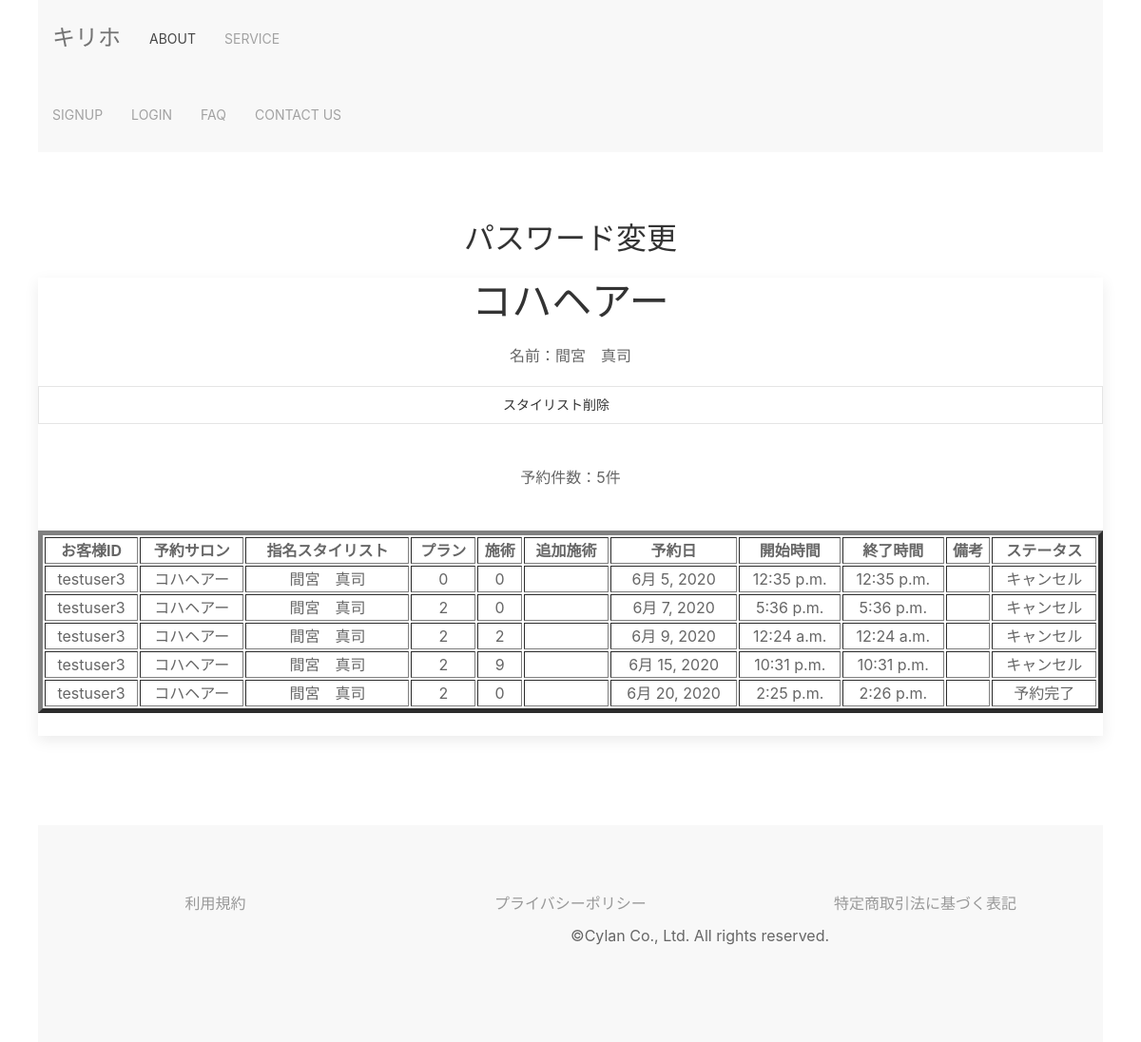
The page /stylist_detail/1/ on the database as committed earlier.
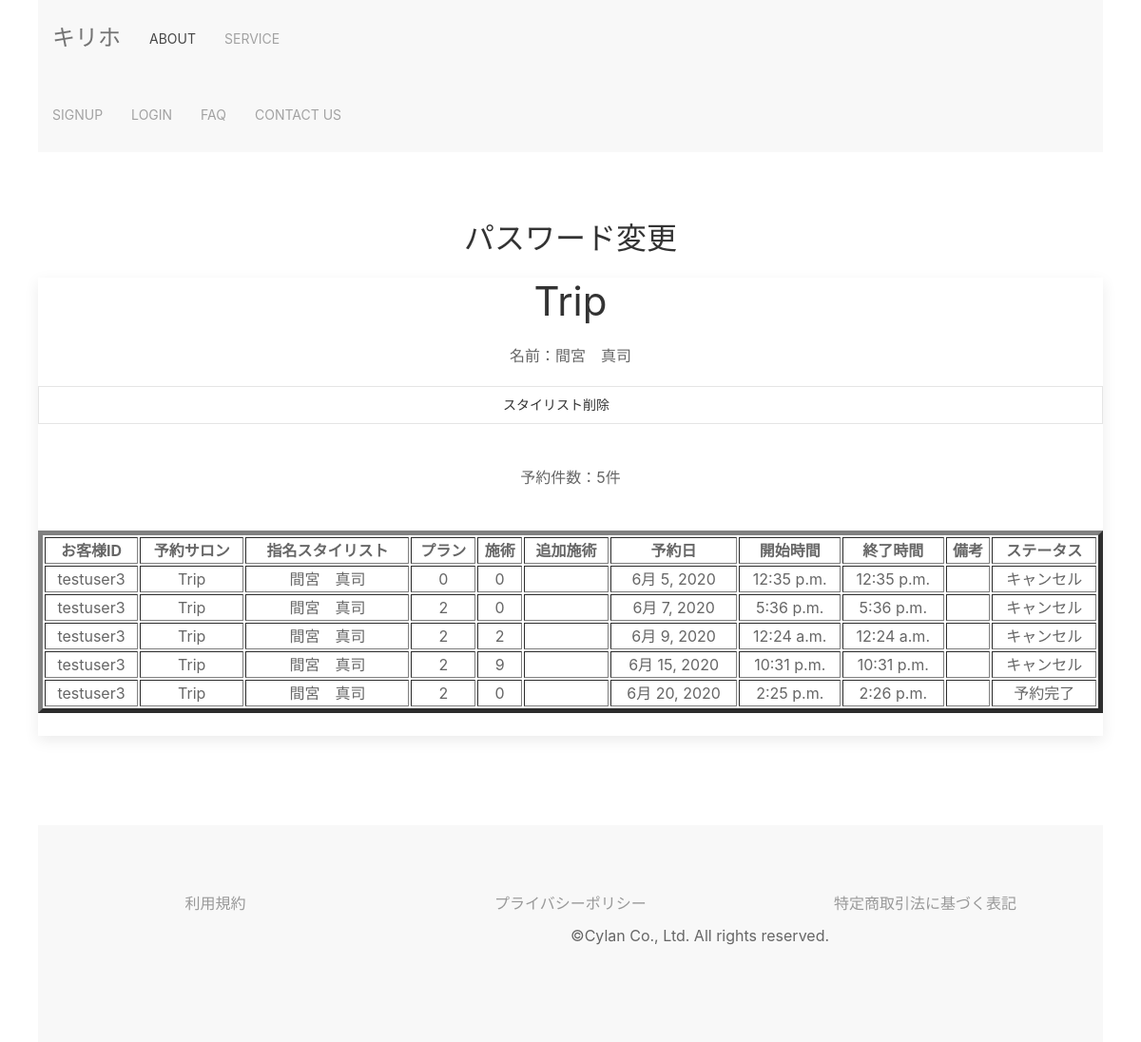
The same page on the database as committed later.
### unlimited/models.py (models this page shows, shortened)
class Stylist(models.Model):
    class Meta:
        db_table = 'stylist'
    affiliation_salon = models.ForeignKey(Salon, verbose_name='所属サロン', on_delete=models.PROTECT)
    stylist_name = models.CharField(verbose_name='名前', max_length=255, blank=False, null=False)
    def __str__(self):
        return self.stylist_name

class Salon(models.Model):
    class Meta:
        db_table = 'salon'
    salon = models.ForeignKey(settings.AUTH_USER_MODEL, verbose_name='サロンID', on_delete=models.PROTECT, null=True,
                              blank=True)
    salon_name = models.CharField(verbose_name='店名', max_length=255, blank=False, null=False)
    salon_email = models.EmailField(verbose_name='店舗メール', null=False,
                                    blank=False, unique=True)
    home_page = models.URLField(verbose_name='ホームページ', unique=True)
    salon_phone_num_regex = RegexValidator(regex=r'^[0-9]+$', message="電話番号は入力必須です。例:09012345678")
    salon_phone_num = models.CharField(verbose_name='店舗電話番号', null=False, unique=True, blank=False,
                                       validators=[salon_phone_num_regex], max_length=15, )
    salon_address = models.CharField(verbose_name='住所', max_length=255, null=False, blank=False)
    business_hours = models.CharField(verbose_name='営業日時', max_length=255)
    cut_prise = models.IntegerField(verbose_name='カット料金', null=False, blank=False)
    color_prise = models.IntegerField(verbose_name='カラー料金', null=False, blank=False)
    mainte_cut_prise = models.IntegerField(verbose_name='メンテナンスカット料金', null=False, blank=False, default=1500)
    mainte_color_prise = models.IntegerField(verbose_name='メンテナンスカラー料金', null=False, blank=False, default=2000)
    def __str__(self):
        return self.salon_name

class Reservation(models.Model):
    STATUS = (
        (0, '予約完了'),
        (1, '済'),
        (2, 'キャンセル'),
        (3, 'ドタキャン')
    )
    class Meta:
        db_table = 'Reservation'
    member = models.CharField(verbose_name='お客様ID', max_length=20)
    salon = models.ForeignKey(Salon, verbose_name='予約サロン', on_delete=models.PROTECT, blank=False, null=False)
    stylist = models.ForeignKey(Stylist, verbose_name='指名スタイリスト', on_delete=models.PROTECT, blank=False, null=False)
    plan = models.IntegerField(verbose_name='選択プラン', choices=PLAN, default=0)
    treatment = models.IntegerField(verbose_name='施術', choices=TREATMENT, default=0)
    add_treat = models.TextField(verbose_name='追加施術', blank=True, max_length=255)
    date = models.DateField(verbose_name='予約日', default=timezone.localtime)
    start = models.TimeField(verbose_name='開始時間', default=timezone.localtime)
    end = models.TimeField(verbose_name='終了時間', default=timezone.localtime)
    remarks = models.TextField(verbose_name='備考', blank=True, max_length=255)
    status = models.IntegerField(verbose_name='状態', choices=STATUS, default=0)

### unlimited/views.py (the view)
# urls.py: path('stylist_detail/<int:pk>/', views.StylistDetail.as_view(), name='stylist_detail'),
class StylistDetail(generic.DetailView):
    model = Stylist
    template_name = 'unlimited/stylist_detail.html'
    def get_context_data(self, **kwargs):
        stylist = self.kwargs['pk']
        reservations = Reservation.objects.filter(stylist=stylist)
        count = Reservation.objects.filter(stylist=stylist).count()
        context = super().get_context_data(**kwargs)
        context.update({
            'reservations': reservations,
            'count': count,
        })
        return context

### unlimited/templates/unlimited/stylist_detail.html
{% extends "unlimited/base.html" %}
{% block content %}
<section class="uk-section uk-section-default uk-text-center">
    <h2 class="uk-heading-line uk-text-center">パスワード変更</h2>
    <div class="uk-card uk-card-large uk-card-default uk-align-center uk-grid-collapse uk-child-width-1-1@s uk-margin" uk-grid>
        <h1>{{ stylist.affiliation_salon }}</h1>
        <p>名前：{{ stylist.stylist_name }}</p>
        <a class="uk-button uk-button-default" href="{% url 'unlimited:stylist_delete' stylist.id %}">スタイリスト削除</a>
        <br />
        <br />
        <p>予約件数：{{ count }}件</p>
        <br />
        <table border="5" width="1000">
            <tr>
                <th>お客様ID</th>
                <th>予約サロン</th>
                <th>指名スタイリスト</th>
                <th>プラン</th>
                <th>施術</th>
                <th>追加施術</th>
                <th>予約日</th>
                <th>開始時間</th>
                <th>終了時間</th>
                <th>備考</th>
                <th>ステータス</th>
            </tr>
            {% for reservation in reservations %}
            <tr>
                <td>{{ reservation.member }}</td>
                <td>{{ reservation.salon }}</td>
                <td>{{ reservation.stylist }}</td>
                <td>{{ reservation.plan }}</td>
                <td>{{ reservation.treatment }}</td>
                <td>{{ reservation.add_treat }}</td>
                <td>{{ reservation.date }}</td>
                <td>{{ reservation.start }}</td>
                <td>{{ reservation.end }}</td>
                <td>{{ reservation.remarks }}</td>
                <td>{{ reservation.get_status_display }}</td>
            </tr>
            {% endfor %}
        </table>
        <br/>
    </div>
</section>
<br/>
{% endblock %}

### unlimited/templates/unlimited/base.html (shortened to what this page needs)
<!doctype html>
<html lang="ja">
<head>
    <link href="/static/css/uikit.min.css" rel="stylesheet">
    <link rel="stylesheet" href="/static/css/style.css">
</head>
<body class="uk-container">
    <nav class="uk-navbar-container navbar" uk-sticky="bottom" uk-navbar="mode: click">
        <div class="uk-navbar-left">
            <a class="uk-navbar-item uk-logo" href="{% url 'unlimited:landing' %}">
                キリホ
            </a>
            <ul class="uk-navbar-nav">
                <li class="uk-active"><a href="#">ABOUT</a></li>
                <li><a href="#">SERVICE</a></li>
            </ul>
        </div>
              {% if user.is_authenticated %}
                {% if user.is_user %}
                    <div class="uk-navbar-right">
                        <ul class="uk-navbar-nav">
                            <li>
                                <a href="{% url 'unlimited:dashboard' user.pk %}">DASHBOARD</a>
                            </li>
                            <li>
                                <a>{{ user.user_name }}</a>
                            </li>
                            <li>
                                <a href="#">SETTING</a>
                                <div class="uk-navbar-dropdown">
                                    <ul class="uk-nav uk-navbar-dropdown-nav">
                                        <li>
                                            <a href="{% url 'unlimited:user_detail' user.pk %}">USER INFO</a>
                                        </li>
                                        <li>
                                            <a href="{% url 'unlimited:user_update' user.pk %}">USER INFO UPDATE</a>
                                        </li>
                                        <li>
                                            <a href="{% url 'unlimited:password_change' %}">PASSWORD CHANGE</a>
                                        </li>
                                        <li>
                                            <a href="{% url 'unlimited:email_change' %}">E-MAIL CHANGE</a>
                                        </li>
                                    </ul>
                                </div>
                            </li>
                            <li>
                                <a href="{% url 'unlimited:logout' %}">LOGOUT</a>
                            </li>
                        </ul>
                    </div>
                {% else %}
                    <div class="uk-navbar-right">
                        <ul class="uk-navbar-nav">
                            <li>
                                <a href="{% url 'unlimited:stylist_list' %}">DASH BOARD</a>
                            </li>
                            <li>
                                <a>{{ user.user_name }}</a>
                            </li>
                            <li>
                                <li>
                                <a href="#">SETTING</a>
                                <div class="uk-navbar-dropdown">
                                    <ul class="uk-nav uk-navbar-dropdown-nav">
                                        <li>
                                            <a href="{% url 'unlimited:user_detail' user.pk %}">USER INFO</a>
                                        </li>
                                        <li>
                                            <a href="{% url 'unlimited:user_update' user.pk %}">USER INFO UPDATE</a>
                                        </li>
                                        <li>
                                            <a href="{% url 'unlimited:password_change' %}">PASSWORD CHANGE</a>
                                        </li>
                                        <li>
                                            <a href="{% url 'unlimited:email_change' %}">E-MAIL CHANGE</a>
                                        </li>
                                    </ul>
                                </div>
                            </li>
                            </li>
                            <li>
                                <a href="{% url 'unlimited:logout' %}">LOGOUT</a>
                            </li>
                        </ul>
                    </div>
                {% endif %}
              {% else %}
                <div class="uk-navbar-right">
                    <ul class="uk-navbar-nav">
                        <li><a href="{% url 'unlimited:user_create' %}">SIGNUP</a></li>
                        <li><a href="{% url 'unlimited:login' %}">LOGIN</a></li>
                        <li><a href="#">FAQ</a></li>
                        <li><a href="#">CONTACT US</a></li>
                    </ul>
                </div>
              {% endif %}
    </nav>
    <div class="container mt-3">
        {% block content %}
        {% endblock %}
    </div>
    <section class="uk-section uk-section-muted">
        <div class="uk-button-group uk-flex">
            <a class="uk-width-1-3 uk-margin-small-bottom uk-link-muted uk-text-center" href="{% url 'unlimited:terms_of_service' %}">利用規約</a>
            <a class="uk-width-1-3 uk-margin-small-bottom uk-link-muted uk-text-center" href="{% url 'unlimited:privacy_policy' %}">プライバシーポリシー</a>
            <a class="uk-width-1-3 uk-margin-small-bottom uk-link-muted uk-text-center" href="{% url 'unlimited:transaction_law' %}">特定商取引法に基づく表記</a>
        </div>
        <div class="uk-grid-match uk-child-width-1-2 uk-text-center-small" uk-grid>
            <div class="uk-align-right">
                ©Cylan Co., Ltd. All rights reserved.
            </div>
        </div>
    </section>
</body>
</html>

### unlimited/static/css/style.css (style rules this page uses)
.navbar { opacity: 0.9; box-shadow: 4px; }

Rows that differ between the two databases and show on the page:
changed through a linked row, Stylist "間宮 真司": affiliation_salon "コハヘアー" → "Trip"
changed through a linked row, Reservation (number 1 of 5 on the later page): salon "コハヘアー" → "Trip"
changed through a linked row, Reservation (number 2 of 5 on the later page): salon "コハヘアー" → "Trip"
changed through a linked row, Reservation (number 3 of 5 on the later page): salon "コハヘアー" → "Trip"
changed through a linked row, Reservation (number 4 of 5 on the later page): salon "コハヘアー" → "Trip"
changed through a linked row, Reservation "予約完了": salon "コハヘアー" → "Trip"
